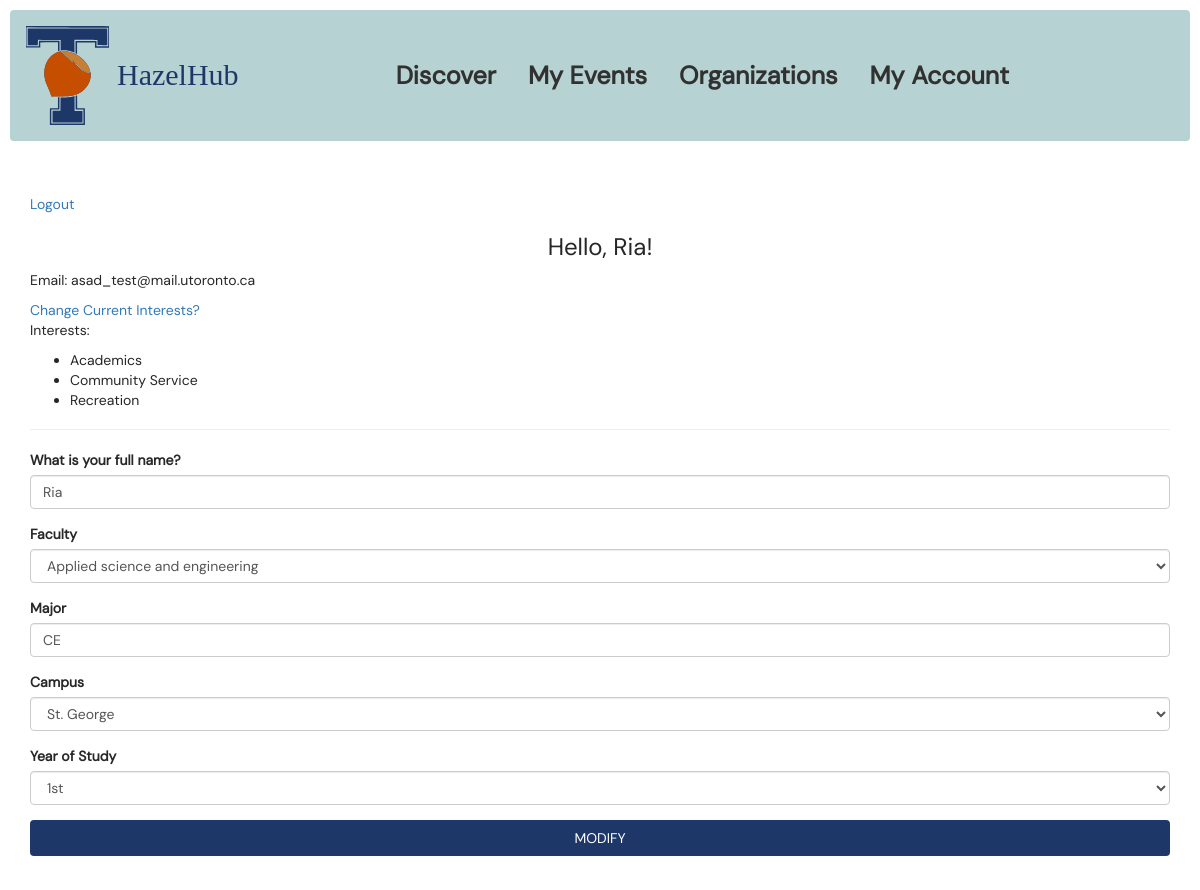
Screenshot of /user/myAccount (signed in) with the database file from the repository.
### app/models.py (models this page shows, shortened)
class User(UserMixin, db.Model):
    __tablename__ = "users"
    id = db.Column(db.String(255), primary_key=True)
    role = "user"
    name = db.Column(db.String(10), nullable=False)
    email = db.Column(db.String(100), unique=True, nullable=False)
    password = db.Column(db.String(255), nullable=False)
    faculty = db.Column(db.String(255))
    major = db.Column(db.String(255))
    campus = db.Column(db.String(255))
    year_of_study = db.Column(db.String(255))
    events: Mapped[List[Event]] = relationship(secondary=UserEvents, back_populates="users")
    interests: Mapped[List[Interest]] = relationship(
        secondary=UserInterests, back_populates="users"
    )

class Interest(db.Model):
    __tablename__ = "interests"
    id = db.Column(db.Integer, primary_key=True)
    name = db.Column(db.String(64))
    users: Mapped[List[User]] = relationship(secondary=UserInterests, back_populates="interests")
    organizers: Mapped[List[Organizer]] = relationship(
        secondary=OrganizerInterests, back_populates="interests"
    )
    events: Mapped[List[Event]] = relationship(
        secondary=EventInterests, back_populates="interests"
    )

### app/main/users/routes.py (the view, shortened to what this page needs)
@users_blueprint.route("/user/myAccount", methods=["GET", "POST"])
@login_required
def userMyAccount():
    current_app.logger.info(current_user.role)
    form = UserDetailsChangeForm()
    form.name.data = current_user.name
    form.faculty.data = current_user.faculty
    form.major.data = current_user.major
    form.campus.data = current_user.campus
    form.year_of_study.data = current_user.year_of_study
    return render_template("userMyAccount.html", form=form, name=current_user.name, email=current_user.email, interests=current_user.interests)

### main.py (called while the page is built)
@login_manager.user_loader
def load_user(user_id):
    user = User.query.get(user_id)
    organizer = Organizer.query.get(user_id)
    if user:
        return user
    elif organizer:
        return organizer
    return None

### app/templates/userMyAccount.html
{% extends 'base.html' %} {% import "bootstrap/wtf.html" as wtf %} {% block
page_content%}
<div class="page-header">
  <a href="{{ url_for('main.logout') }}">Logout</a>
  <h1>Hello, {% if name %}{{name}}{% else %}Stranger{% endif %}!</h1>
  <p>Email: {{email}}</p>
  <a href="{{ url_for('users.signupInterests') }}">Change Current Interests?</a>
  <p>Interests:</p>
  <ul>
    {% for interest in interests %}
    <li>{{ interest.name }}</li>
    {% endfor %}
  </ul>
</div>
{{ wtf.quick_form(form) }} {%endblock%} {% block title %}HazelHub{% endblock %}

### app/static/css/main.css (style rules this page uses)
*, *::before, *::after { box-sizing: border-box; }
html { background-color: #ffffff; }
body { color: #272727; font-family: "DM Sans"; font-style: normal; font-weight: 400; letter-spacing: 0; padding: 1rem; }
h1 { font-size: 24px; font-weight: 400; text-align: center; }
.btn { color: #ffffff; padding: 0.8rem; font-size: 14px; text-transform: uppercase; border: 0px; font-weight: 400; display: block; width: 100%; cursor: pointer; margin-bottom: var(--dl-space-space-oneandhalfunits); background: var(--dl-color-hazelhub-tblue); }

### app/static/css/style.css (style rules this page uses)
:root { --dl-color-gray-500: #595959; --dl-color-gray-700: #999999; --dl-color-gray-900: #D9D9D9; --dl-size-size-large: 144px; --dl-size-size-small: 48px; --dl-color-danger-300: #A22020; --dl-color-danger-500: #BF2626; --dl-color-danger-700: #E14747; --dl-color-gray-black: #000000; --dl-color-gray-white: #FFFFFF; --dl-size-size-medium: 96px; --dl-size-size-xlarge: 192px; --dl-size-size-xsmall: 16px; --dl-space-space-unit: 16px; --dl-color-hazelhub-bb: #b7d2d2ff; --dl-color-primary-100: #003EB3; --dl-color-primary-300: #0074F0; --dl-color-primary-500: #14A9FF; --dl-color-primary-700: #85DCFF; --dl-color-success-300: #199033; --dl-color-success-500: #32A94C; --dl-color-success-700: #4CC366; --dl-size-size-xxlarge: 288px; --dl-size-size-maxwidth: 1400px; --dl-radius-radius-round: 50%; --dl-color-hazelhub-beige: #e6d1abff; --dl-color-hazelhub-cream: #fbf9eeff; --dl-color-hazelhub-dblue: #484e58ff; --dl-color-hazelhub-hazel: #c64e00ff; --dl-color-hazelhub-lblue: #486287ff; --dl-color-hazelhub-tblue: #1e3769ff; --dl-color-hazelhub-white: #ffffffff; --dl-space-space-halfunit: 8px; --dl-space-space-sixunits: 96px; --dl-space-space-twounits: 32px; --dl-color-hazelhub-dblack: #313131ff; --dl-color-hazelhub-hazel2: #c58035ff; --dl-radius-radius-radius2: 2px; --dl-radius-radius-radius4: 4px; --dl-radius-radius-radius8: 8px; --dl-space-space-fiveunits: 80px; --dl-space-space-fourunits: 64px; --dl-space-space-threeunits: 48px; --dl-space-space-oneandhalfunits: 24px; }

### rows the page displays
User: name "Ria", email "asad_test@mail.utoronto.ca", faculty "Applied science and engineering", major "CE", campus "St. George", year_of_study "1st"
Interest: name "Academics"
Interest: name "Community Service"
Interest: name "Recreation"
